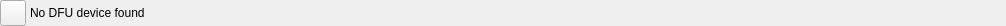
<?xml version="1.0" encoding="UTF-8"?>
<ui version="4.0">
 <class>footerWidget</class>
 <widget class="QWidget" name="footerWidget">
  <property name="geometry">
   <rect>
    <x>0</x>
    <y>0</y>
    <width>1006</width>
    <height>26</height>
   </rect>
  </property>
  <property name="minimumSize">
   <size>
    <width>1006</width>
    <height>26</height>
   </size>
  </property>
  <property name="maximumSize">
   <size>
    <width>16777215</width>
    <height>26</height>
   </size>
  </property>
  <property name="windowTitle">
   <string>Form</string>
  </property>
  <layout class="QHBoxLayout" name="horizontalLayout">
   <property name="spacing">
    <number>4</number>
   </property>
   <property name="leftMargin">
    <number>0</number>
   </property>
   <property name="topMargin">
    <number>0</number>
   </property>
   <property name="rightMargin">
    <number>0</number>
   </property>
   <property name="bottomMargin">
    <number>0</number>
   </property>
   <item>
    <widget class="QPushButton" name="connectDevice">
     <property name="sizePolicy">
      <sizepolicy hsizetype="Fixed" vsizetype="Fixed">
       <horstretch>0</horstretch>
       <verstretch>0</verstretch>
      </sizepolicy>
     </property>
     <property name="minimumSize">
      <size>
       <width>26</width>
       <height>26</height>
      </size>
     </property>
     <property name="maximumSize">
      <size>
       <width>26</width>
       <height>26</height>
      </size>
     </property>
     <property name="toolTip">
      <string>&lt;font color=black&gt;Move down (CTRL+Down)&lt;/font&gt;</string>
     </property>
     <property name="text">
      <string/>
     </property>
     <property name="icon">
      <iconset>
       <normaloff>old/.rsrc/res/drawable/arrowdownbtn21a.png</normaloff>old/.rsrc/res/drawable/arrowdownbtn21a.png</iconset>
     </property>
    </widget>
   </item>
   <item>
    <widget class="QLabel" name="connectionStatus">
     <property name="text">
      <string>No DFU device found</string>
     </property>
    </widget>
   </item>
   <item>
    <spacer name="horizontalSpacer">
     <property name="orientation">
      <enum>Qt::Horizontal</enum>
     </property>
     <property name="sizeHint" stdset="0">
      <size>
       <width>40</width>
       <height>20</height>
      </size>
     </property>
    </spacer>
   </item>
  </layout>
 </widget>
 <resources/>
 <connections/>
</ui>
